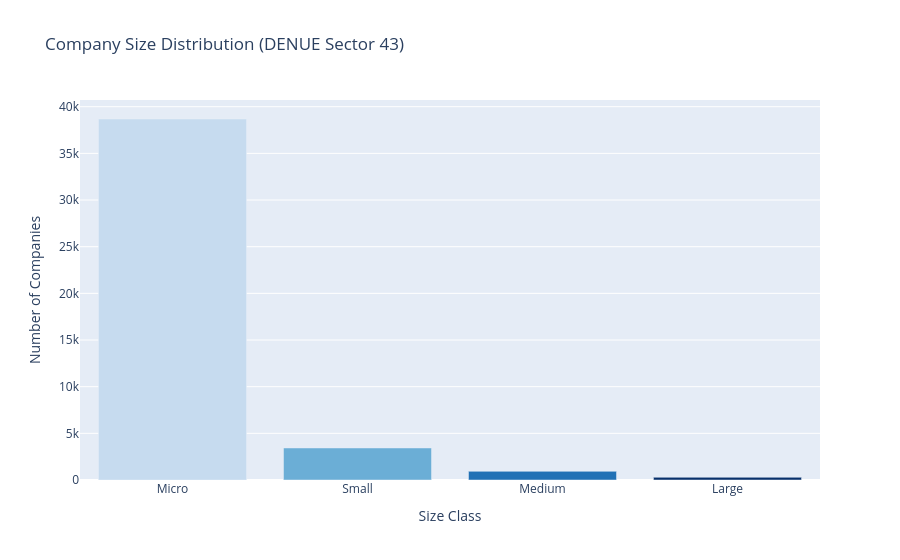

Here is the notebook cell this chart was saved with:
### Code cell
# ── 4.3  Size class distribution ─────────────────────────────────────────────
size_dist = (
    df['size_class'].value_counts()
      .reindex(['Micro', 'Small', 'Medium', 'Large'])
      .reset_index()
)
size_dist.columns = ['size_class', 'count']

fig = px.bar(
    size_dist,
    x='size_class', y='count',
    title='Company Size Distribution (DENUE Sector 43)',
    labels={'size_class': 'Size Class', 'count': 'Number of Companies'},
    color='size_class',
    color_discrete_sequence=['#c6dbef', '#6baed6', '#2171b5', '#08306b']
)
fig.update_layout(showlegend=False)
fig.show()

print(f"Sector profile: {df['size_class'].value_counts(normalize=True).mul(100).round(1).to_dict()}")

### Figure 1 — Plotly figure (JSON) as saved in the notebook; plotly's stock layout.template omitted (floating-point values rounded to 4 significant figures)
{"data": [{"alignmentgroup": "True", "hovertemplate": "Size Class=%{x}<br>Number of Companies=%{y}<extra></extra>", "legendgroup": "Micro", "marker": {"color": "#c6dbef", "pattern": {"shape": ""}}, "name": "Micro", "offsetgroup": "Micro", "orientation": "v", "showlegend": true, "textposition": "auto", "type": "bar", "x": ["Micro"], "xaxis": "x", "y": [38683], "yaxis": "y"}, {"alignmentgroup": "True", "hovertemplate": "Size Class=%{x}<br>Number of Companies=%{y}<extra></extra>", "legendgroup": "Small", "marker": {"color": "#6baed6", "pattern": {"shape": ""}}, "name": "Small", "offsetgroup": "Small", "orientation": "v", "showlegend": true, "textposition": "auto", "type": "bar", "x": ["Small"], "xaxis": "x", "y": [3431], "yaxis": "y"}, {"alignmentgroup": "True", "hovertemplate": "Size Class=%{x}<br>Number of Companies=%{y}<extra></extra>", "legendgroup": "Medium", "marker": {"color": "#2171b5", "pattern": {"shape": ""}}, "name": "Medium", "offsetgroup": "Medium", "orientation": "v", "showlegend": true, "textposition": "auto", "type": "bar", "x": ["Medium"], "xaxis": "x", "y": [928], "yaxis": "y"}, {"alignmentgroup": "True", "hovertemplate": "Size Class=%{x}<br>Number of Companies=%{y}<extra></extra>", "legendgroup": "Large", "marker": {"color": "#08306b", "pattern": {"shape": ""}}, "name": "Large", "offsetgroup": "Large", "orientation": "v", "showlegend": true, "textposition": "auto", "type": "bar", "x": ["Large"], "xaxis": "x", "y": [288], "yaxis": "y"}], "layout": {"barmode": "relative", "legend": {"title": {"text": "Size Class"}, "tracegroupgap": 0}, "showlegend": false, "title": {"text": "Company Size Distribution (DENUE Sector 43)"}, "xaxis": {"anchor": "y", "categoryarray": ["Micro", "Small", "Medium", "Large"], "categoryorder": "array", "domain": [0, 1], "title": {"text": "Size Class"}}, "yaxis": {"anchor": "x", "domain": [0, 1], "title": {"text": "Number of Companies"}}}}
